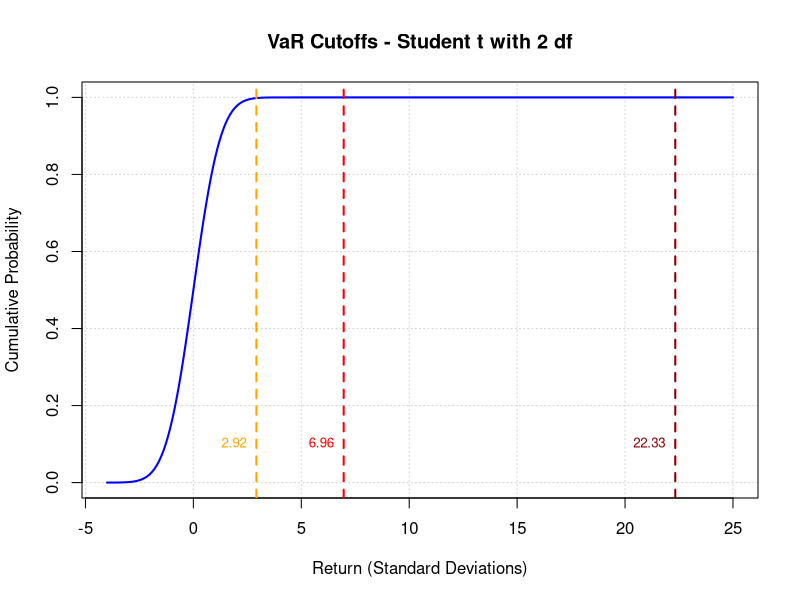

This figure's R source:
x <- seq(-4, 25, length.out = 500) 

# 2. Calculate the CDF (Cumulative Distribution Function)
y <- pnorm(x)

# 3. Create the base plot
plot(x, y, type = "l", lwd = 2, col = "blue",
     main = "VaR Cutoffs - Student t with 2 df",
     xlab = "Return (Standard Deviations)",
     ylab = "Cumulative Probability",
     panel.first = grid())

# 4. Define the VaR levels
levels <- c(0.95, 0.99, 0.999)
colors <- c("orange", "red", "darkred")
labels <- c("5% VaR", "1% VaR", "0.1% VaR")

# 5. Calculate cutoffs using the quantile function (qnorm)
cutoffs <- qt(levels, df=2)

# 6. Add vertical lines for the cutoffs
abline(v = cutoffs, col = colors, lty = 2, lwd = 2)

# 7. Add horizontal lines to show the probability mapping
#abline(h = levels, col = colors, lty = 3)

# 8. Add a legend
#legend("topleft", legend = labels, col = colors, lty = 2, lwd = 2)

# 9. Optional: Annotate the cutoff values on the x-axis
text(cutoffs, 0.1, labels = round(cutoffs, 2), pos = 2, col = colors, cex = 0.8)
